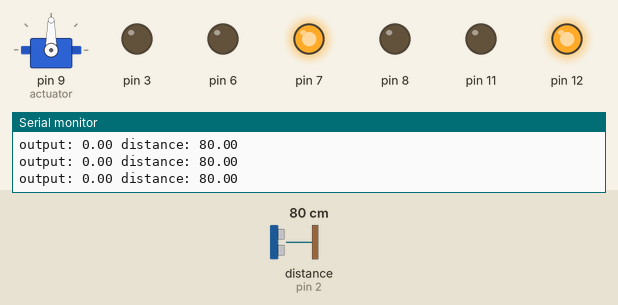
Simulated run of this sketch. Board: Arduino Uno, built with avr-gcc and run on an emulated ATmega328P. Parts: servo, output pins drawn as LEDs (lit = HIGH), the last lines printed to the serial monitor. Inputs (shaded band) come from the test bench; at power-on: distance to the obstacle (sensor on pin 2) 80 cm. The echo pulse lasts 58.3 µs per cm.

Above: at 1.2 s.
1.3 s: distance to the obstacle (sensor on pin 2) set to 2 cm
At 2.5 s:
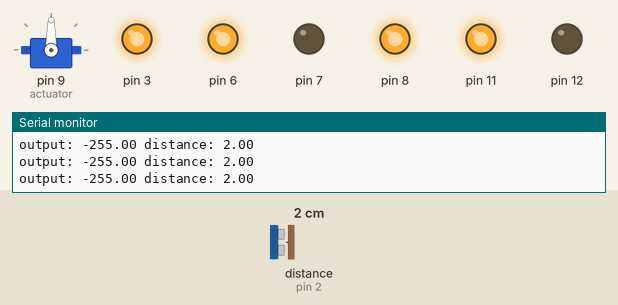
2.8 s: distance to the obstacle (sensor on pin 2) set to 18 cm
At 3.9 s:
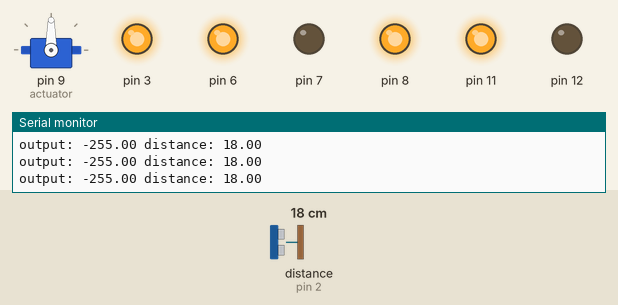
4.3 s: distance to the obstacle (sensor on pin 2) set to 83 cm
At 5.5 s:
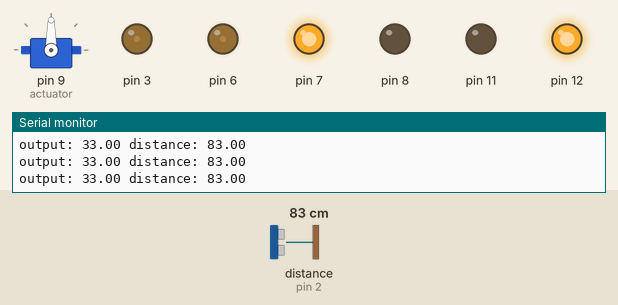
5.8 s: distance to the obstacle (sensor on pin 2) set to 4 cm
At 7.0 s:
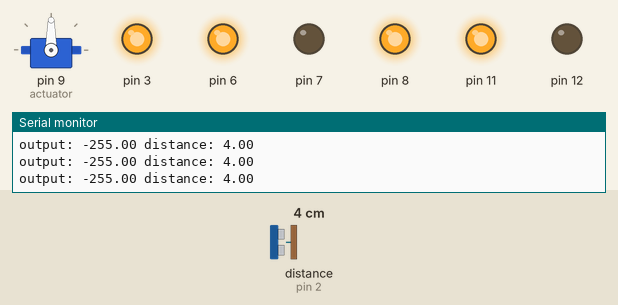
7.3 s: distance to the obstacle (sensor on pin 2) set to 18 cm
At 8.2 s:
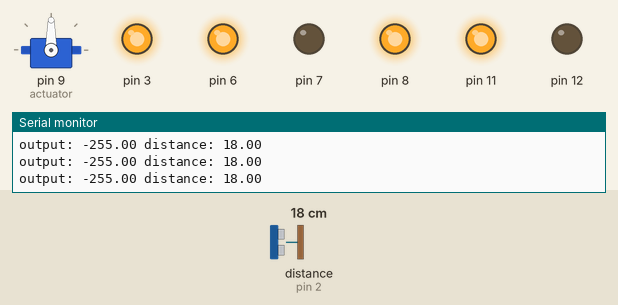
8.8 s: distance to the obstacle (sensor on pin 2) set to 35 cm
At 9.7 s:
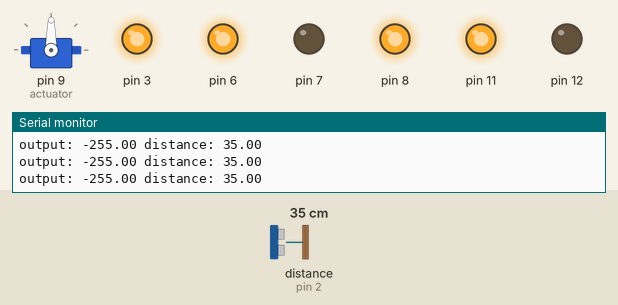
Timing chart, 0 to 11.3 s (numbered marks = the images above; inputs shaded):
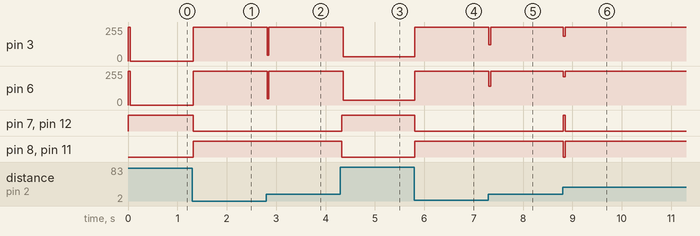

The sketch:

Robot3.ino
```cpp
//Libraries
#include <HC_SR04.h>
#include <PID_v1.h>
#include <motor_control.h>
#include <Servo.h>

#define TRIG_PIN 10
#define ECHO_PIN 2
#define ECHO_INT 0

//Global variables
HC_SR04 sensor(TRIG_PIN, ECHO_PIN, ECHO_INT);
Servo actuator;

//Set up PID controller variables
double setpoint = 80;
double input;
double output;
double kp = 11;
double ki = 0;
double kd = 1;
PID controller(&input, &output, &setpoint, kp, ki, kd, REVERSE);

void setup() {
  // put your setup code here, to run once:
  motor_setup();

  //setup servo and point forward
  actuator.attach(9);
  actuator.write(90);

  //initialize distance sensor
  sensor.begin();
  sensor.start();

  //set PID parameters
  controller.SetOutputLimits(-255, 255);
  controller.SetSampleTime(25);
  controller.SetMode(1);

  //begin serial for debugging
  Serial.begin(9600);
}

void loop() {
  // put your main code here, to run repeatedly:
  //get distance value from sensor, update input to be distance value
  if (sensor.isFinished()) {
    input = sensor.getRange();
    sensor.start(); //restart the sensor
  }

  //compute PID controller once input has been updated
  controller.Compute();

  //set motor power based on output from PID controller
  raw_motor_control(output*1.1425, output);
  Serial.print("output: ");
  Serial.print(output);
  Serial.print(" distance: ");
  Serial.println(input);
}
```

Measured:
- after the input at 1.3 s, pin 3, pin 6: 0/255 → 255/255 at once; pin 7, pin 12: HIGH → LOW at once; pin 8, pin 11: LOW → HIGH at once
- after the input at 2.8 s, pin 3: 255/255 → 42/255 at once, → 255/255 0.03 s later; pin 6: 255/255 → 47/255 at once, → 255/255 0.03 s later
- after the input at 4.3 s, pin 3: 255/255 → 33/255 after 0.06 s; pin 6: 255/255 → 37/255 after 0.06 s; pin 7, pin 12: LOW → HIGH at once; pin 8, pin 11: HIGH → LOW at once
- after the input at 5.8 s, pin 3: 33/255 → 255/255 at once; pin 6: 37/255 → 255/255 at once; pin 7, pin 12: HIGH → LOW at once; pin 8, pin 11: LOW → HIGH at once
- after the input at 7.3 s, pin 3: 255/255 → 122/255 at once, → 255/255 0.03 s later; pin 6: 255/255 → 139/255 at once, → 255/255 0.03 s later
- after the input at 8.8 s, pin 3: 255/255 → 185/255 at once, → 255/255 0.03 s later; pin 6: 255/255 → 211/255 at once, → 255/255 0.03 s later; pin 7, pin 12: LOW → HIGH at once, → LOW 0.03 s later; pin 8, pin 11: HIGH → LOW at once, → HIGH 0.03 s later
